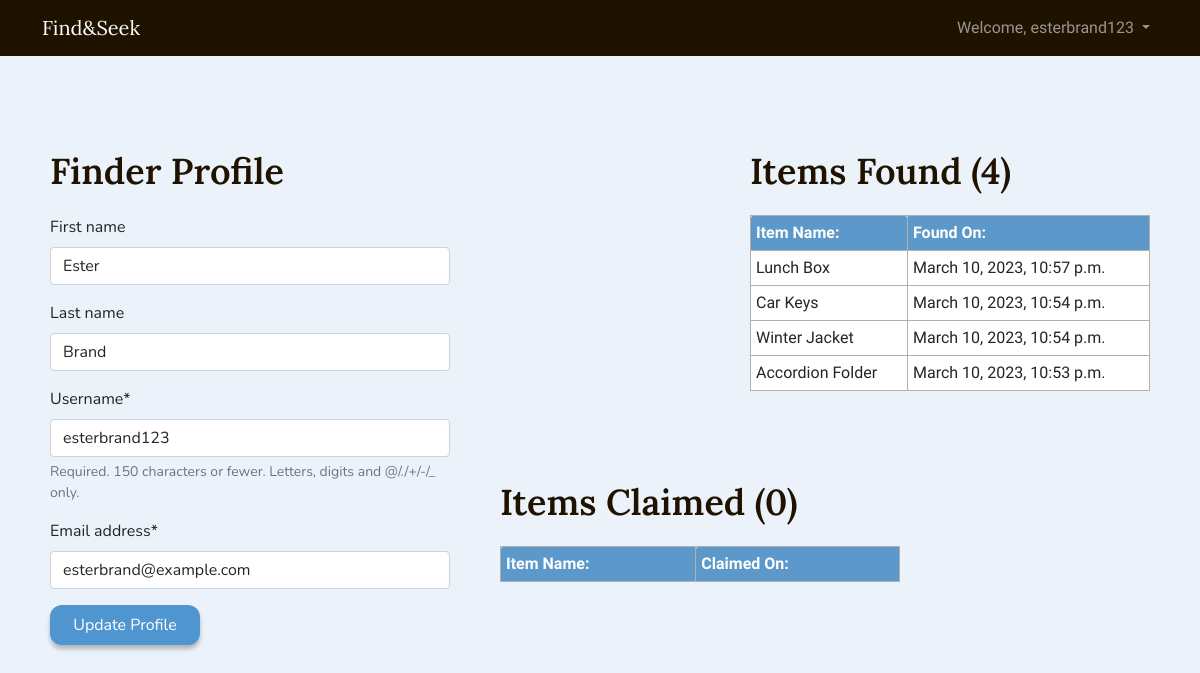
The app's page /profile/ (signed in), older data.
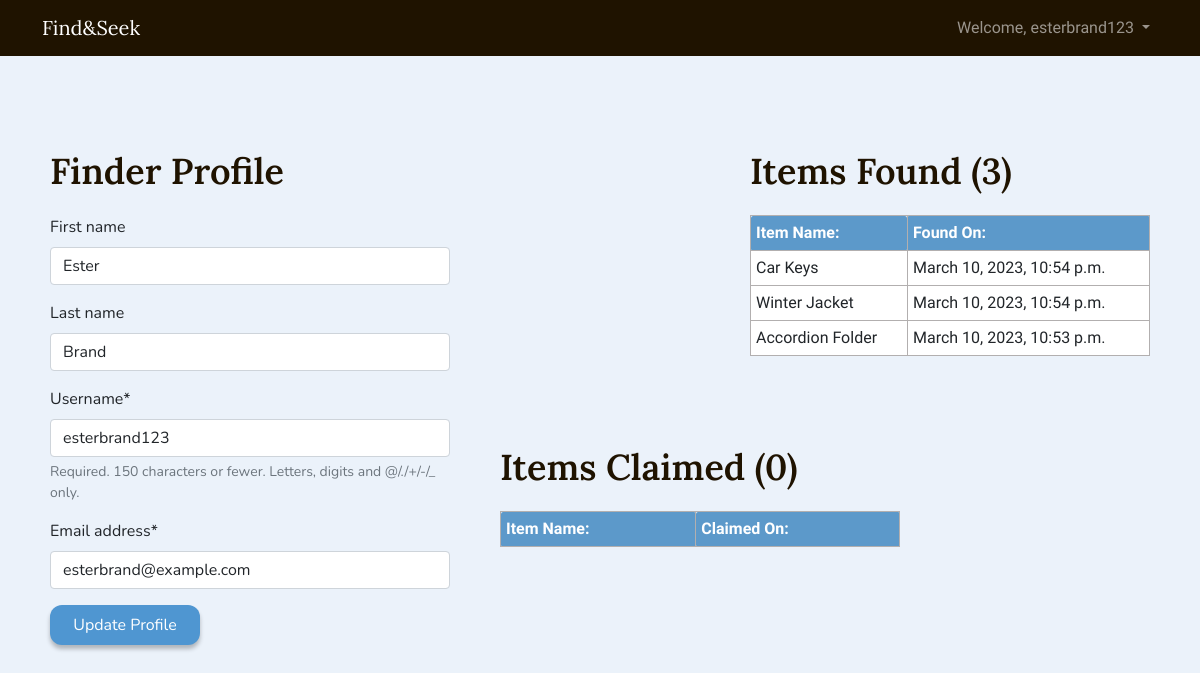
The same page, newer data.
### main/models.py (models this page shows)
class Item(models.Model):
    item_id = models.AutoField(primary_key=True)
    item_name = models.CharField(max_length=100)
    curr_user = models.ForeignKey(User, on_delete=models.CASCADE, related_name='curr_item')
    time_found = models.DateTimeField(auto_now_add=True)
    where_found = models.CharField(max_length=100)
    where_left = models.CharField(max_length=100)
    description = models.TextField(max_length=1000)
    image = models.ImageField(upload_to='items/')
    claim_user = models.ForeignKey(User, on_delete=models.CASCADE, related_name='claim', null=True, blank=True)
    time_claimed = models.DateTimeField(null=True, blank=True)
    status = models.CharField(max_length=50)

### users/views.py (the view)
# urls.py: path('profile/', views.profile, name='profile')
@login_required(login_url='/login/')
def profile(request):
    if request.method == 'POST':
        form = UserUpdateForm(request.POST, instance=request.user)
        if form.is_valid():
            form.save()
            messages.success(request, "Profile updated successfully.")
            return redirect('profile')
    else:
        form = UserUpdateForm(instance=request.user)
    items_found = Item.objects.filter(curr_user=request.user)
    items_claimed = Item.objects.filter(status="Claimed").filter(claim_user=request.user) | Item.objects.filter(status="Verified").filter(claim_user=request.user)
    context = {
        'form': form,
        'items_found': items_found,
        'items_claimed': items_claimed
    }
    return render(request, 'registration/profile.html', context)

### users/forms.py
class UserUpdateForm(UserChangeForm):
    class Meta:
        model = User
        fields = ['first_name', 'last_name', 'username', 'email', 'password']
    def __init__(self, *args, **kwargs):
        super(UserChangeForm, self).__init__(*args, **kwargs)
        self.fields['password'].help_text = 'Raw passwords are not stored, so you cannot update your password here.'
        self.fields['email'].required = True
        self.fields['password'].required = True

### users/templates/registration/profile.html (shortened to what this page needs)
{% extends "base.html" %}
{% load static %}
{% load widget_tweaks %}
{% load crispy_forms_tags %}
{% block content %}
<div class="profile-container">
  <h1 id="page-title2">Finder Profile</h1>
  <form class="needs-validation" name="login" action="" method="POST" enctype="multipart/form-data" novalidate>
    {{ form|crispy }}
    <button class="btn btn-primary" type="submit" style="width: 150px;">Update Profile</button>
  </form>
</div>
<div class="items-found-container">
  <h2 id="page-title2">
    Items Found ({{ items_found | length }})
  </h2>
  <table>
    <tr>
      <th> Item Name: </th>
      <th> Found On:</th>
    </tr>
    {% for item in items_found reversed %}
    <tr>
      <td> {{ item.item_name }} </td>
      <td> {{ item.time_found }} </td>
    </tr>
    {% endfor %}
  </table>
</div>
<div class="items-claimed-container">
  <h2 id="page-title2">
    Items Claimed ({{ items_claimed | length }})
  </h2>
  <table>
    <tr>
      <th> Item Name: </th>
      <th> Claimed On:</th>
    </tr>
  </table>
</div>
{% endblock %}

Row changes from the older to the newer data that the page shows:
removed Item: item_name "Lunch Box", time_found "March 10, 2023, 10:57 p.m."
Text that changed along with them:
{{ items_found | length }}: "4" → "3"
